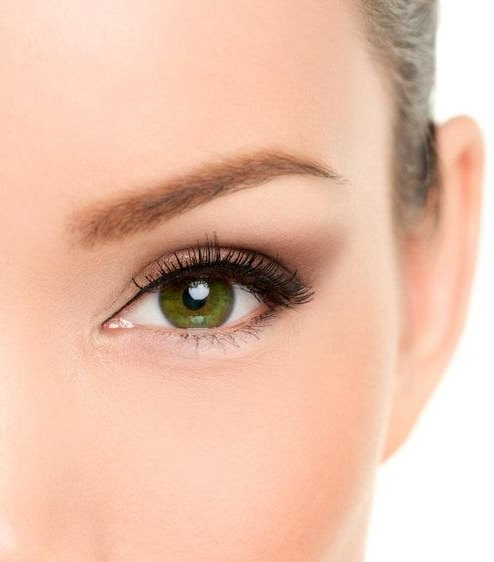
#> input picture OPENCV_3/Hough Circle Transform/goz.jpg, 494 x 562 px
$ python '2.derssss-trackbarlı.py'
#> lines starting #> are read from the running program, lines starting #| are printed output that depends on the picture; after the words box and inside, x2 and y2 are one past the last pixel; in counts of white or black regions, pixels touching at a corner belong together
# trackbarlı kullanım hali
import cv2
import numpy as np

image = cv2.imread('goz.jpg')
#> image is the input picture: shape (562, 494, 3); mean B, G, R 172.6, 193.8, 234.1
img_org = image.copy()
image = cv2.medianBlur(image,5)
# image = cv2.GaussianBlur(image, (7,7), 1.5)
img_gray = cv2.cvtColor(image,cv2.COLOR_BGR2GRAY)
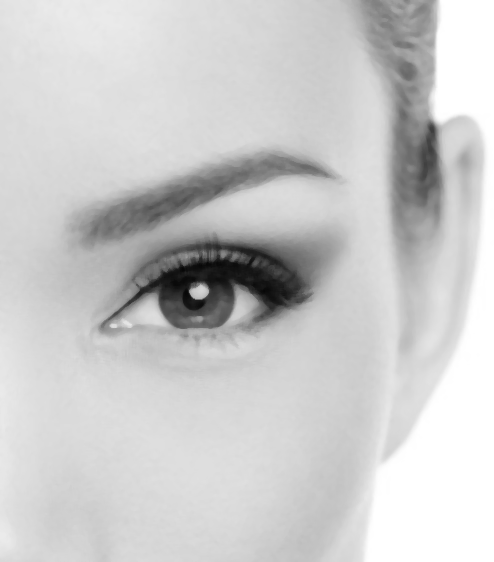
#> img_gray: shape (562, 494); min 7, max 255, mean 203.5

cv2.namedWindow("image",cv2.WINDOW_NORMAL)
cv2.namedWindow("img",cv2.WINDOW_NORMAL)

font = cv2.FONT_HERSHEY_SIMPLEX

def nothing(x):
    pass


# [6 lines of commented-out code are left out]
cv2.createTrackbar("min_dist", "image", 0, 500, nothing)
cv2.createTrackbar("param1", "image", 0, 500, nothing)
# cv2.createTrackbar("param2", "image", 0, 500, nothing)

# algılanan değerleerden hata alabiliriz onun için: try, except
while(1):
    img = img_org.copy()
    min_dist = cv2.getTrackbarPos("min_dist", "image") + 1
    param1 = cv2.getTrackbarPos("param1", "image") + 1
    # param2 = cv2.getTrackbarPos("param2","image") + 1

    print("min_dist: {}, param1: {}, param2: ".format(
        min_dist, param1))
    try:
        # daha küçük daireleri bulmak için. min_dist: daha fazla seçmek gerekecek görüntü büyüdüğü için
        # param2 değerlerinin artık sıfırın altında olması gerekiyor.
        circles = cv2.HoughCircles(img_gray, cv2.HOUGH_GRADIENT_ALT,
                                   1.5,
                                   min_dist, param1=param1,
                                   param2=0.85,
                                   minRadius=0, maxRadius=0)
#> circles = [[192, 283.5, 46.06], [462, 144, 24.18], [460.5, 138, 20.24], [189, 294, 20.43], [195, 300, 13.48], [196.5, 295.5, 14.41], [406.5, 72, 9.05], [201, 289.5, 8.78]]
        # [4 lines of commented-out code are left out]
    except Exception as e:
        print("hata: ", e)

        cv2.imshow("image", image)
        cv2.imshow("img", img)

        if cv2.waitKey(33) & 0xFF == ord("q"):
            break
        continue

    if circles is not None:
        circles = np.uint16(np.around(circles))
#> circles = [[192, 284, 46], [462, 144, 24], [460, 138, 20], [189, 294, 20], [195, 300, 13], [196, 296, 14], [406, 72, 9], [201, 290, 9]]
        for x, y, r in circles[0,:]:
            cv2.circle(img, (x, y), r, (0, 255, 0), 1)
            cv2.circle(img, (x, y), 1, (0, 0, 255), 1)

            cv2.putText(img, "r:"+str(r), (x+10, y+10),
                        font, 1, (255, 255, 255), 1, cv2.LINE_AA)
#> this loop made 8 passes
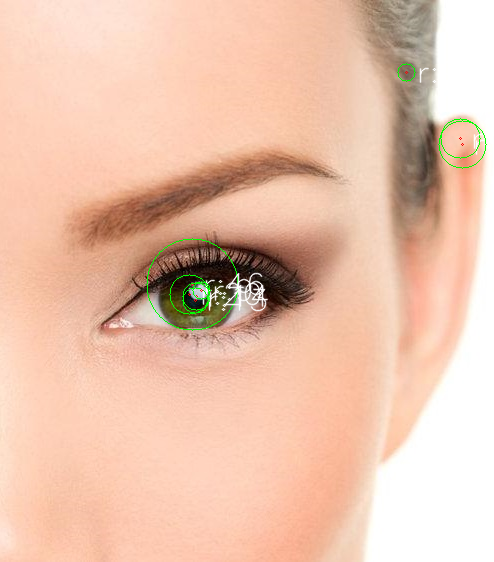
#> img: shape (562, 494, 3); 0.82% of pixels changed, all inside (x1, y1, x2, y2) = (146, 61, 492, 331)

    cv2.imshow("image",image)
    cv2.imshow("img",img)

    if cv2.waitKey(33) & 0xFF == ord("q"):
#> (key q is pressed here)
        break

cv2.destroyAllWindows()
